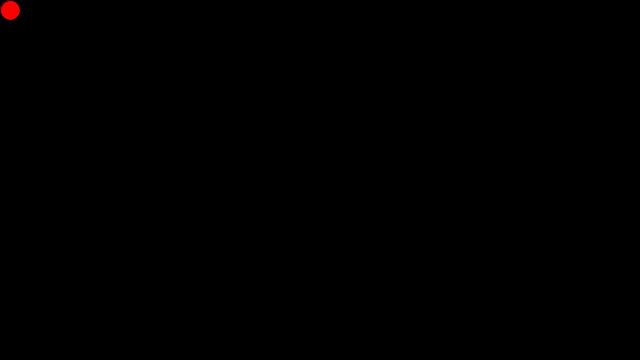
Frame 1 (no input)
Frame 60 (the mouse pressed at the canvas centre just before this capture): identical to frame 1, image omitted
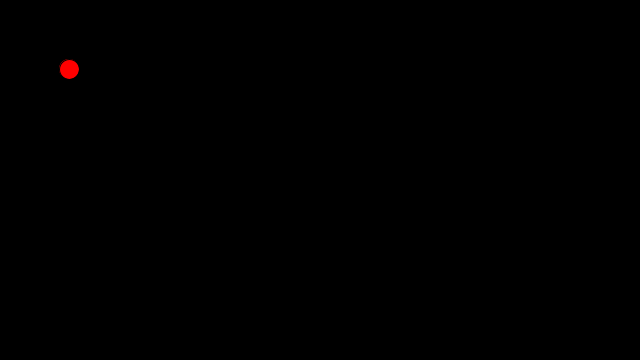
Frame 120 (the mouse held since frame 60 and released just before this capture)

The Processing sketch that drew these frames (run headless with seeded random() and noise(); from frame 60 on, the mouse is pressed at the canvas centre):

// Processing sketch: rolling_ball
// ── rolling_ball.pde
int circleX = 10;
int circleY = 10;
int spaceX = 1;
int spaceY = 1 ;
boolean going = false ;
void setup() {
  size(640, 360);
}
void draw() {
  background(0);
  fill(255, 0, 0);
  if (circleX > width || circleX < 0) {
    spaceX = spaceX * -1;
  } else if ( circleY > height || circleY < 0) {
    spaceY = spaceY * -1;
  }
  if (going) {
    ellipse(circleX, circleY, 20, 20);
    circleX = circleX + spaceX ;
    circleY = circleY + spaceY ;
  } else {
    ellipse(circleX, circleY, 20, 20);
  }
}

void mousePressed() {
  going = !going;
}

void keyPressed(){
  circleX = mouseX;
  circleY = mouseY;
}
